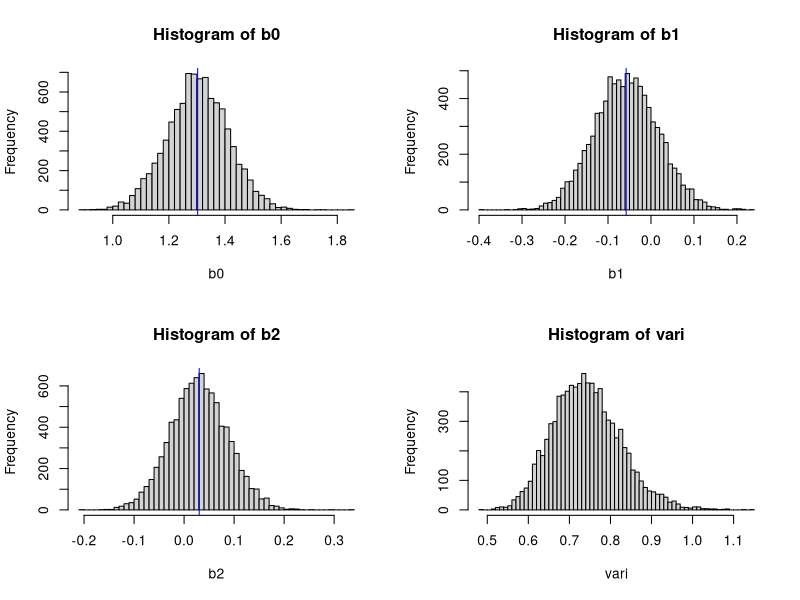
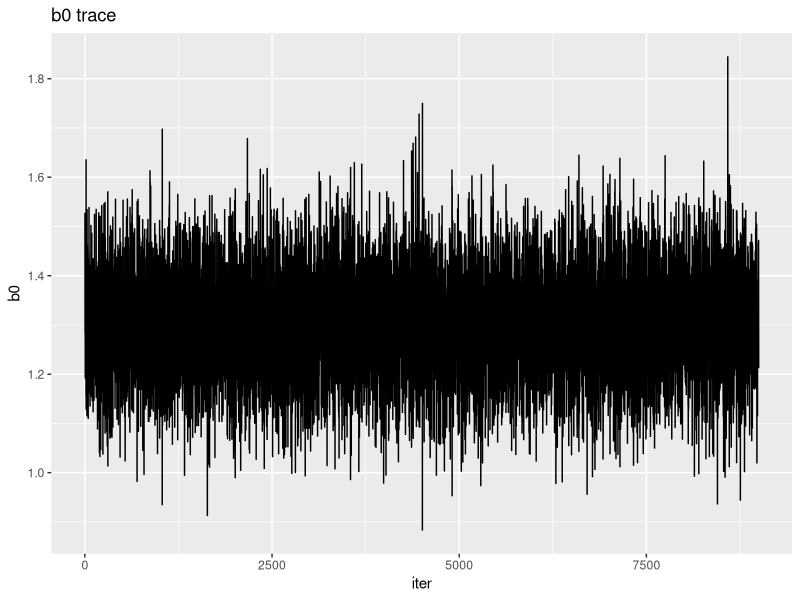
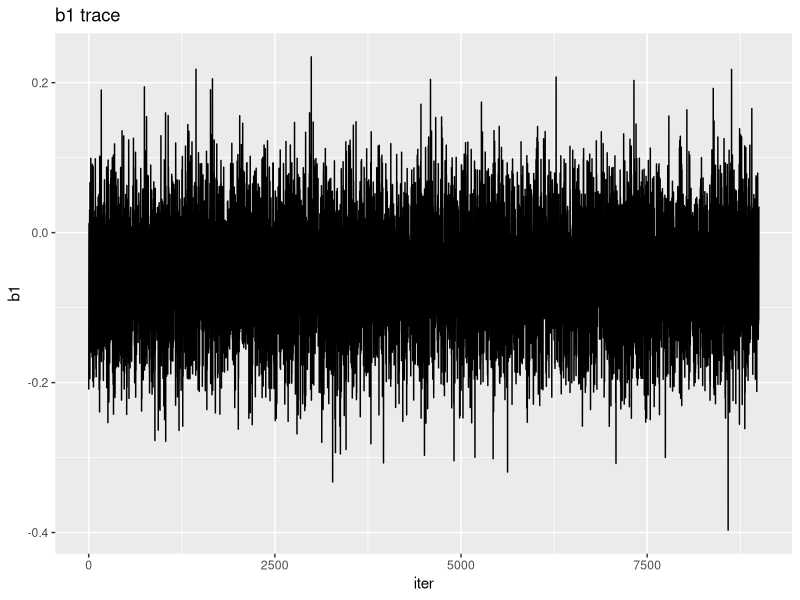
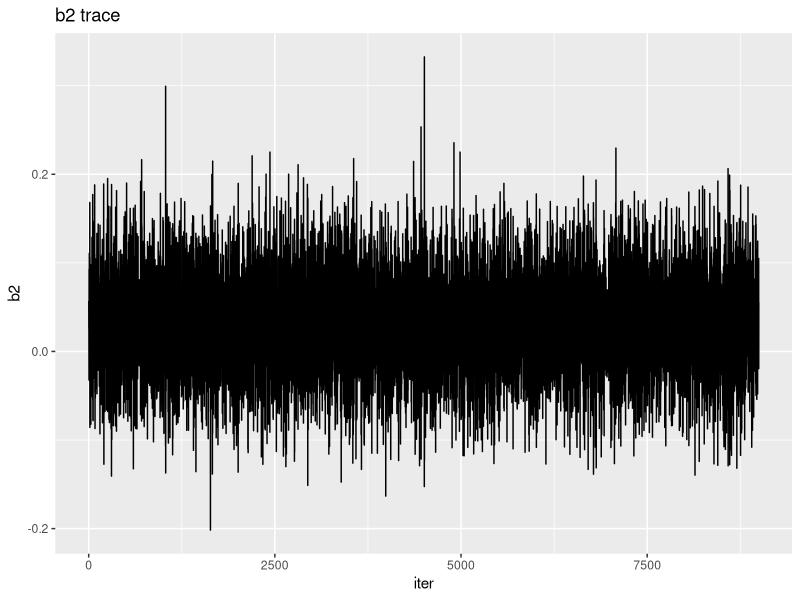
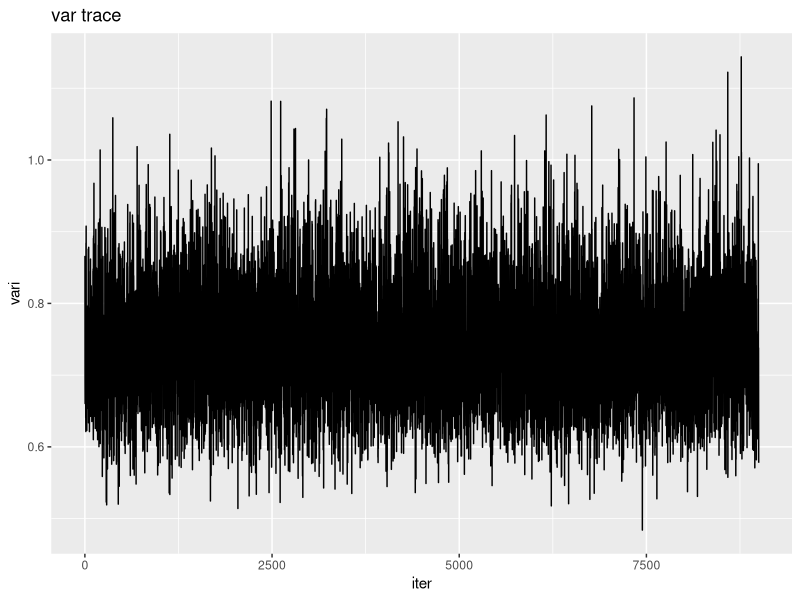

Here is the R script that generated these plots, in order: (Note: this script raises an error after producing the figures.)
## ---- chunk 1
## First, all priors have to be set

a.prior <- 0.001
b.prior <- 0.001

mu0 <- 1
sigma0 <- 10000

mu1 <- 1
sigma1 <- 10000

mu2 <- 1
sigma2 <- 10000

## For MH: we need a proposal and posterior distribution, however, since
## it has to be a linear regression, this will always be a normal distribution
## so we can use dnorm() for this, but the proposal distribution should be specified!

## For the input of the Gibbs Sampler, one should provide: 
        ## a vector of continuous variables that serves as your dependent variable
        ## two vectors of continuous variables that serve as your independent variables
        ## a burn.in period (by default 1000 iterations)
        ## a total amount of iterations (by default 10000)
        ## the initial values for every regression coefficient
        ## a method function that specifies per parameter whether they would 
        ## like to have it sampled through a Gibbs Sampler or Metropolis Hastings algorithm
          ## by default, it assumes a Gibbs sampler for every regression coefficient, 
          ## and if you want to redefine it to a MH, you should change the 0 to a 1
          ## for the regression coefficient you want to change
              ## Examples: 
                ## method = c(0, 1, 0) will make it so that b1 is done through MH
GibbsSampler <- function(Y, X1, X2, burn.in = 1000, iterations = 10000, 
                         initial.values = c(1, 1, 1), method = c("0", "0", "0")) {
  ## First, the function should require ggplot2 as it is used to create traceplots later
  library(ggplot2)
  ## First create space
  b0 <- rep(NA, iterations)
  b1 <- rep(NA, iterations)
  b2 <- rep(NA, iterations)
  vari <- rep(NA, iterations)
  
  ## Then assume the specified initial values
  b0[1] <- initial.values[1]
  b1[1] <- initial.values[2]
  b2[1] <- initial.values[3]
  vari[1] <- 1
  N <- length(Y)
 
  ## Now, we will start the sampling, it should start at the second element
  ## because the first element will be the initial values
  for(i in 2:iterations) {
    
    ## In every loop, We first update the intercept:
    ## Check whether the intercept should be sampled through Gibbs or MH
    if(method[1] == "0") {
      
      ## If through Gibbs Sampler:
      
      ## First, we update the parameters of the intercept (mean and standard deviation) with the following formula:
    
      mean.0.post <- (sum(Y - (b1[i - 1]*X1 - b2[i - 1]*X2), na.rm = TRUE)/vari[i - 1] + 
                        (mu0 / sigma0)) / ((N / vari[i - 1]) + (1 / sigma0))
      sd.0.post <- 1 / ((N / vari[i - 1]) + (1 / sigma0))

      ## Then through rnorm we randomly sample from a normal distribution the next value for b0 with the
      ## above calculated mean and standard deviation
      b0[i] <- rnorm(n = 1, mean = mean.0.post, sd = sqrt(sd.0.post))
    } else {
      
      ## If through MH:
      ## First, we gain a proposal value
      proposal_value <- 115.45 * rt(1, df = 1)
      ## Calculate acceptance ratio
      accept_ratio <- (dnorm(proposal_value, mean = 115.45, sd = 19.96)/dnorm(b0[i - 1], mean = 115.45, sd = 19.96)) * 
        (dt(b0[i - 1], df = 1)/dt(proposal_value, df = 1))
      ## Then see whether we accept the proposed value
      if(runif(1,0,1) < accept_ratio) {
        b0[i] <- proposal_value } else { b0[i] <- b0[i - 1] }
    }
 
    ## Then, every loop, we will update the coefficient of the first independent variable
    
    ## Again, check whether Gibbs or MH:
    if(method[2] == "0") {
    
      ## If through Gibbs:
      
      ## We can update the mean and standard deviation of the regression coefficient for the first variable
      ## using the updated value of the intercept
      mean.1.post <- ((sum(X1*(Y - b0[i] - b2[i - 1]*X2), na.rm = TRUE)/vari[i - 1]) + 
                        (mu1 / sigma1)) / ((sum((X1^2), na.rm = TRUE)/vari[i - 1]) + (1 / sigma1))
      sd.1.post <- 1/((sum((X1^2), na.rm = TRUE) / vari[i - 1]) + (1 / sigma1))
    
      ## Then again we randomly sample a new b1 through rnorm
      b1[i] <- rnorm(n = 1, mean = mean.1.post, sd = sqrt(sd.1.post))
      
    } else {
      ## If through MH:
      ## First, we gain a proposal value
      proposal_value <- 11.73 * rt(1, df = 1)
      ## Calculate acceptance ratio
      accept_ratio <- (dnorm(proposal_value, mean = 11.73, sd = 1.46)/dnorm(b1[i - 1], mean = 11.73, sd = 1.46)) * 
        (dt(b1[i - 1], df = 1)/dt(proposal_value, df = 1))
      ## Then see whether we accept the proposed value
      if(runif(1,0,1) < accept_ratio) {
        b1[i] <- proposal_value } else { b1[i] <- b1[i - 1] }
    }
    
    ## Then, every loop, we update the regression coefficient of the second variable
    
    ## But first check whether Gibbs oR MH:

    if(method[3] == "0") {
      
      ## If through Gibbs:
    
      ## We update the mean and standard deviation of the regression coefficient for the second variable
      ## using the updated value of both the intercept and b1
      mean.2.post <- (sum(X2*(Y - b0[i] - b1[i]*X1), na.rm = TRUE)/vari[i - 1] + 
                        (mu2 / sigma2)) / ((sum(X2^2, na.rm = TRUE)/vari[i - 1]) + (1 / sigma2))
      sd.2.post <- 1/((sum(X2^2, na.rm = TRUE) / vari[i - 1]) + (1 / sigma2))
   
      ## Then, we randomly sample a new b2
      b2[i] <- rnorm(n = 1, mean = mean.2.post, sd = sqrt(sd.2.post))
    } else {
      ## If through MH:
      ## First, we gain a proposal value
      proposal_value <- 0.08 * rt(1, df = 1)
      ## Calculate acceptance ratio
      accept_ratio <- (dnorm(proposal_value, mean = 0.08, sd = 0.06)/dnorm(b2[i - 1], mean = 0.08, sd = 0.06)) * 
        (dt(b2[i - 1], df = 1)/dt(proposal_value, df = 1))
      ## Then see whether we accept the proposed value
      if(runif(1,0,1) < accept_ratio) {
        b2[i] <- proposal_value } else { b2[i] <- b2[i - 1] }
    }
    
    ## Finally, we update the parameters for the distribution of our variance using all above updated values
    a.post <- (N / 2) + a.prior
    b.post <- (sum((Y - (b0[i] + b1[i]*X1 + b2[i]*X2))^2, na.rm = TRUE) / 2) + b.prior

    ## And randomly sample a new variance again through rgamma
    vari[i] <- 1/rgamma(n = 1, shape = a.post, rate = b.post)
      ## We use the inverse of the randomly sample because we want the value of the variance, and not the precision.
  }
  
  ## Then, we remove the values of the burn-in
  b0 <- b0[-c(1:burn.in)]
  b1 <- b1[-c(1:burn.in)]
  b2 <- b2[-c(1:burn.in)]
  vari <- vari[-c(1:burn.in)]
  
  ## We also want the posterior distributions (histograms) of all parameters
  par(mfrow = c(2,2))
  hist(b0, breaks = 50)
  abline(v = mean(b0), col = "blue")
  hist(b1, breaks = 50)
  abline(v = mean(b1), col = "blue")
  hist(b2, breaks = 50)
  abline(v = mean(b2), col = "blue")
  hist(vari, breaks = 50)
  
  ## We want a dataframe consisting of all the sampled parameter values
  data_frame <- as.data.frame(cbind(b0, b1, b2, vari, iter = 1:length(b0)))
  
  ## And we want traceplots for all the parameters to assess convergence
  traceplot1 <- ggplot(data_frame, aes(x=iter, y=b0)) + 
    geom_line() + 
    labs(title="b0 trace")
  traceplot1
  
  traceplot2 <- ggplot(data_frame, aes(x=iter, y=b1)) + 
    geom_line() + 
    labs(title="b1 trace")
  traceplot2
  
  traceplot3 <- ggplot(data_frame, aes(x=iter, y=b2)) + 
    geom_line() + 
    labs(title="b2 trace")
  traceplot3
  
  traceplot4 <- ggplot(data_frame, aes(x=iter, y=vari)) + 
    geom_line() + 
    labs(title="var trace")
  traceplot4
  
  ## We create a list of all the output we want
  list_of_output <- list(data_frame, traceplot1, traceplot2, traceplot3, traceplot4)
  
  ## And finally, we ask the function to return this list of output
  return(list_of_output)
}

## ---- chunk 2
## Testing the sampler
library(haven)
data <- read_sav("Exercise 2 - Data.sav")
str(data)

summary(lm(attitude ~ extraversion + agreeableness, data = data))

GibbsSampler(data$attitude, data$extraversion, data$agreeableness, burn.in = 1000, iterations = 10000, initial.values = c(50, .05, .1))

## ---- chunk 3

autocorrelationplot <- function(V, lag = 50) {
  autocors <- rep(NA, lag)
  for(i in 1:lag) {
    V1 <- c(V, rep(0, i))
    V2 <- c(rep(0, i), V)
    matrix <- cbind(V1, V2)
    matrix <- head(matrix, -i)
    matrix <- tail(matrix, -i)
    autocors[i] <- cor(matrix[, 1], matrix[, 2])[1]
  }
  plot(1:lag, autocors)
  return(autocors)
}

autocorrelationplot(V = df$b2)
## ---- chunk 4
## Comparing results to JAGS results
library(haven)
testdat <- read_sav(file = "Week6Data2.sav")
testdat$pass <- as.numeric(testdat$pass)

testdat$verbal <- testdat$verbal - mean(testdat$verbal)

summary(lm(IQ ~ verbal + SES, data = testdat))

set.seed(3)
GibbsSampler(testdat$IQ, testdat$verbal, testdat$SES, burn.in = 5000, iterations = 25000, initial.values = c(1, 1, 1), method = c("0", "0", "0"))
list <- GibbsSampler(testdat$IQ, testdat$verbal, testdat$pass, burn.in = 2500, iterations = 12500, initial.values = c(1, 1, 1))


df <- as.data.frame(list[1])

mean(df$b0)
mean(df$b1)
mean(df$b2)

mean(testdat$IQ)
var(testdat$IQ)
## ---- chunk 5
set.seed(3)
GibbsSampler(testdat$IQ, testdat$verbal, testdat$SES, burn.in = 5000, iterations = 25000, initial.values = c(1, 1, 1), method = c("0", "0", "1"))

set.seed(3)
GibbsSampler(testdat$IQ, testdat$verbal, testdat$SES, burn.in = 5000, iterations = 25000, initial.values = c(1, 1, 1), method = c("0", "1", "0"))

set.seed(3)
GibbsSampler(testdat$IQ, testdat$verbal, testdat$SES, burn.in = 5000, iterations = 25000, initial.values = c(1, 1, 1), method = c("1", "1", "1"))
## ---- chunk 6
set.seed(3)

sim.data <- matrix(data = NA, nrow = 400, ncol = 1000)

b0_t <- rep(NA, 1000)
b1_t <- rep(NA, 1000)
b2_t <- rep(NA, 1000)
s2_t <- rep(NA, 1000)

for(i in 1:1000) {
  b0_t[i] <- sample(df$b0, 1)
  b1_t[i] <- sample(df$b1, 1)
  b2_t[i] <- sample(df$b2, 1)
  s2_t[i] <- sample(df$vari, 1)
  
  sim.data[, i] <- rnorm(400, mean = b0_t[i] + b1_t[i]*testdat$verbal + b2_t[i]*testdat$SES, sd = sqrt(s2_t[1]))
}

## Now discrepancy measure
residuals_sim <- matrix(data = NA, nrow = 400, ncol = 1000)

for(i in 1:1000) {
  residuals_sim[, i] <- sim.data[, i] - b0_t[i] - b1_t[i]*testdat$verbal - b2_t[i]*testdat$SES
}

residuals_obs <- matrix(data = NA, nrow = 400, ncol = 1000)

for(i in 1:1000){
  residuals_obs[, i] <- testdat$IQ - b0_t[i] - b1_t[i]*testdat$verbal - b2_t[i]*testdat$SES
}

sim_skewness <- rep(NA, 1000)

for(i in 1:1000) {
  sim_skewness[i] <- (mean(residuals_sim[, i] - median(residuals_sim[, i])))^2
}

obs_skewness <- rep(NA, 1000)

for(i in 1:1000) {
  obs_skewness[i] <- (mean(residuals_obs[, i] - median(residuals_obs[, i])))^2
}

p_value <- sum(sim_skewness > obs_skewness)/400
p_value
## ---- chunk 7
library(MASS)

test <- lm(IQ ~ verbal + SES, data = testdat)

## Posterior:

set.seed(3)

means <- test$coefficients[2:3]
sigma <- vcov(test)[2:3, 2:3]

post <- mvrnorm(100000, mu = means, Sigma = sigma)

sum(post[, 2] > 0)/100000

b <- 5/400

prior <- mvrnorm(100000, mu = c(0, 0), Sigma = sigma/b)

sum(prior[, 2] > 0)/100000

BayesFactor <- function(){}



